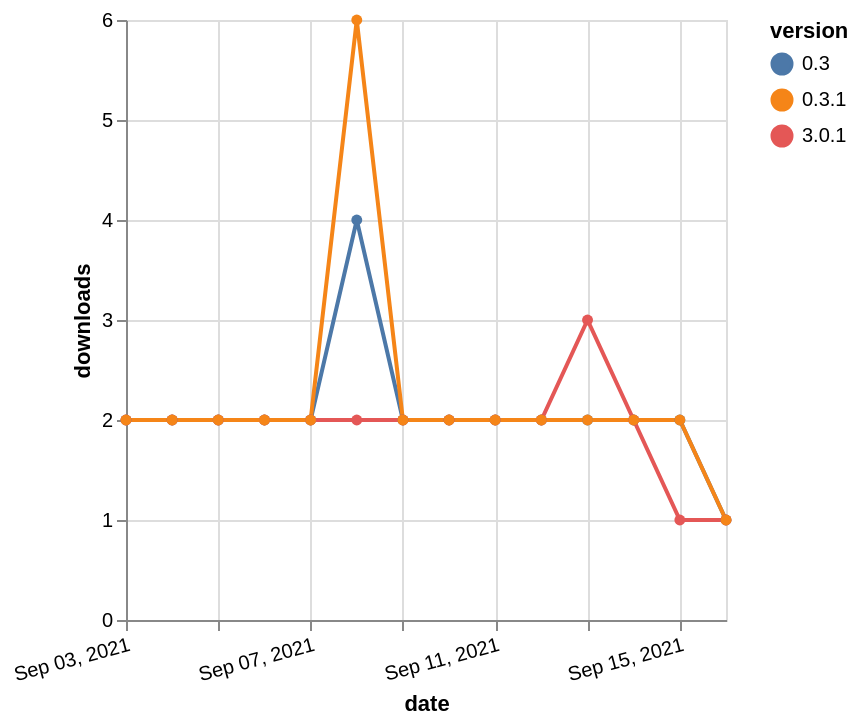

Vega-Lite specification stored for this chart:
### Vega-Lite specification from a JSON file in a GitHub repository (floating-point values rounded to 4 significant figures)
{"$schema": "https://vega.github.io/schema/vega-lite/v5.json", "description": "A simple bar chart with embedded data.", "data": {"values": [{"date": "2021-09-03", "total": 2908, "delta": 2, "version": "0.3"}, {"date": "2021-09-04", "total": 2910, "delta": 2, "version": "0.3"}, {"date": "2021-09-05", "total": 2912, "delta": 2, "version": "0.3"}, {"date": "2021-09-06", "total": 2914, "delta": 2, "version": "0.3"}, {"date": "2021-09-07", "total": 2916, "delta": 2, "version": "0.3"}, {"date": "2021-09-08", "total": 2920, "delta": 4, "version": "0.3"}, {"date": "2021-09-09", "total": 2922, "delta": 2, "version": "0.3"}, {"date": "2021-09-10", "total": 2924, "delta": 2, "version": "0.3"}, {"date": "2021-09-11", "total": 2926, "delta": 2, "version": "0.3"}, {"date": "2021-09-12", "total": 2928, "delta": 2, "version": "0.3"}, {"date": "2021-09-13", "total": 2930, "delta": 2, "version": "0.3"}, {"date": "2021-09-14", "total": 2932, "delta": 2, "version": "0.3"}, {"date": "2021-09-15", "total": 2934, "delta": 2, "version": "0.3"}, {"date": "2021-09-16", "total": 2935, "delta": 1, "version": "0.3"}, {"date": "2021-09-03", "total": 2172, "delta": 2, "version": "3.0.1"}, {"date": "2021-09-04", "total": 2174, "delta": 2, "version": "3.0.1"}, {"date": "2021-09-05", "total": 2176, "delta": 2, "version": "3.0.1"}, {"date": "2021-09-06", "total": 2178, "delta": 2, "version": "3.0.1"}, {"date": "2021-09-07", "total": 2180, "delta": 2, "version": "3.0.1"}, {"date": "2021-09-08", "total": 2182, "delta": 2, "version": "3.0.1"}, {"date": "2021-09-09", "total": 2184, "delta": 2, "version": "3.0.1"}, {"date": "2021-09-10", "total": 2186, "delta": 2, "version": "3.0.1"}, {"date": "2021-09-11", "total": 2188, "delta": 2, "version": "3.0.1"}, {"date": "2021-09-12", "total": 2190, "delta": 2, "version": "3.0.1"}, {"date": "2021-09-13", "total": 2193, "delta": 3, "version": "3.0.1"}, {"date": "2021-09-14", "total": 2195, "delta": 2, "version": "3.0.1"}, {"date": "2021-09-15", "total": 2196, "delta": 1, "version": "3.0.1"}, {"date": "2021-09-16", "total": 2197, "delta": 1, "version": "3.0.1"}, {"date": "2021-09-03", "total": 3425, "delta": 2, "version": "0.3.1"}, {"date": "2021-09-04", "total": 3427, "delta": 2, "version": "0.3.1"}, {"date": "2021-09-05", "total": 3429, "delta": 2, "version": "0.3.1"}, {"date": "2021-09-06", "total": 3431, "delta": 2, "version": "0.3.1"}, {"date": "2021-09-07", "total": 3433, "delta": 2, "version": "0.3.1"}, {"date": "2021-09-08", "total": 3439, "delta": 6, "version": "0.3.1"}, {"date": "2021-09-09", "total": 3441, "delta": 2, "version": "0.3.1"}, {"date": "2021-09-10", "total": 3443, "delta": 2, "version": "0.3.1"}, {"date": "2021-09-11", "total": 3445, "delta": 2, "version": "0.3.1"}, {"date": "2021-09-12", "total": 3447, "delta": 2, "version": "0.3.1"}, {"date": "2021-09-13", "total": 3449, "delta": 2, "version": "0.3.1"}, {"date": "2021-09-14", "total": 3451, "delta": 2, "version": "0.3.1"}, {"date": "2021-09-15", "total": 3453, "delta": 2, "version": "0.3.1"}, {"date": "2021-09-16", "total": 3454, "delta": 1, "version": "0.3.1"}]}, "width": "container", "mark": {"type": "line", "point": {"filled": true}}, "encoding": {"x": {"field": "date", "type": "temporal", "timeUnit": "yearmonthdate", "title": "date", "axis": {"labelAngle": -15}}, "y": {"field": "delta", "type": "quantitative", "title": "downloads"}, "color": {"field": "version", "type": "nominal"}, "tooltip": {"field": "delta"}}}
